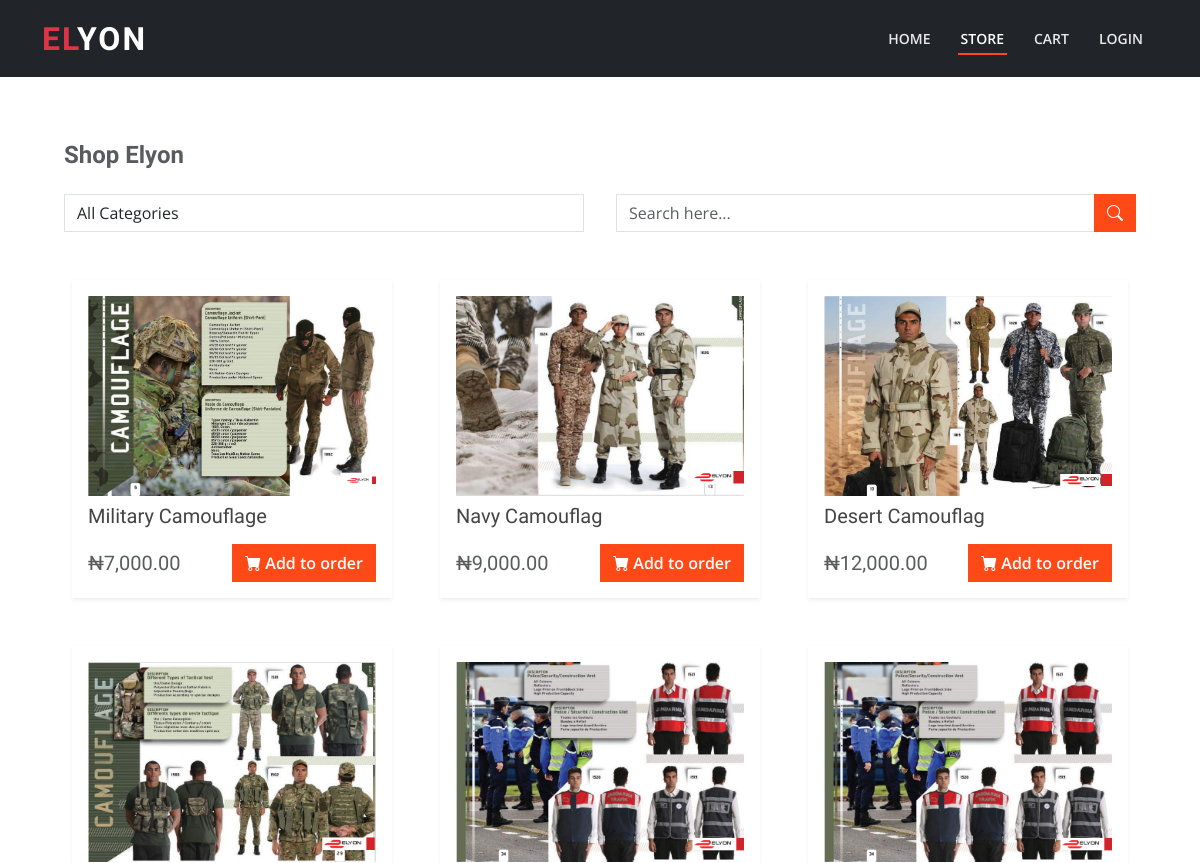
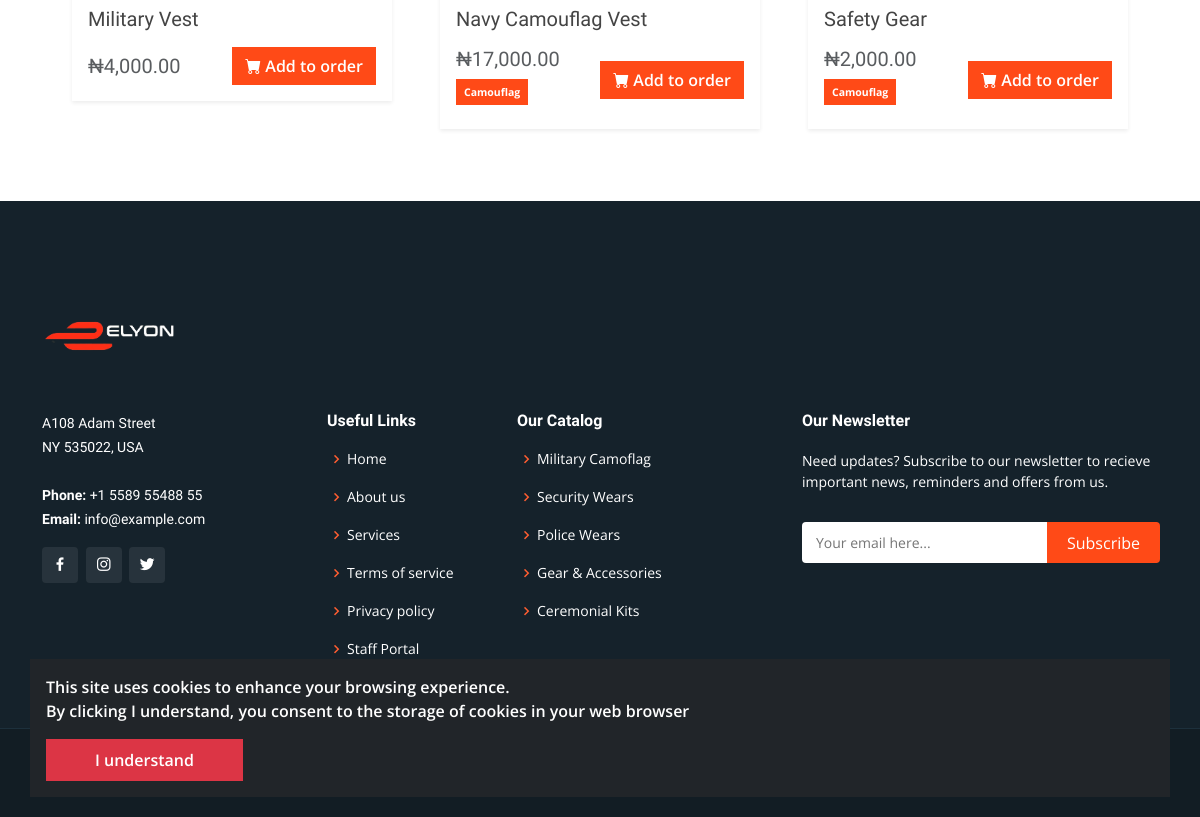
The page /store/ on the database as committed earlier (2 pictures, top to bottom).
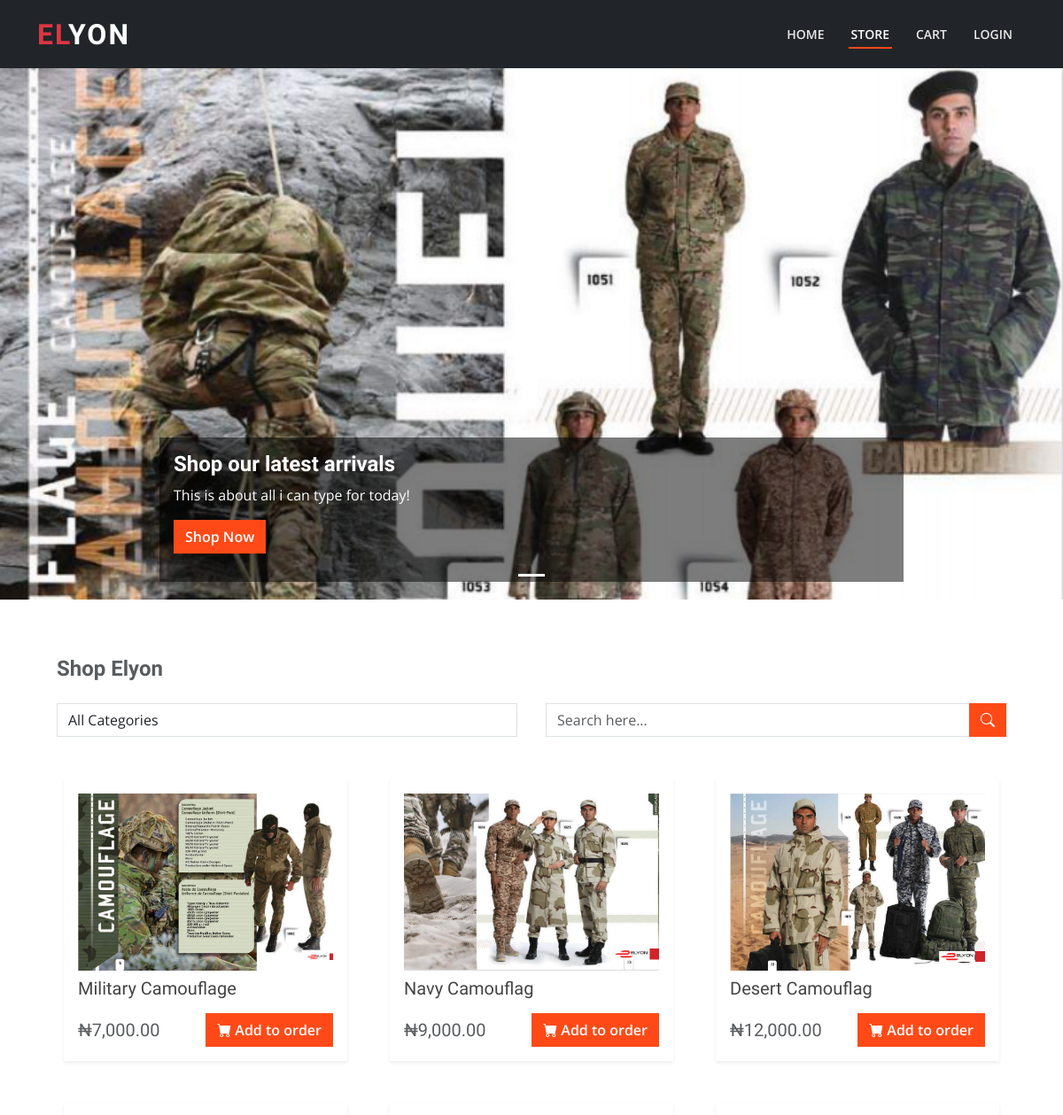
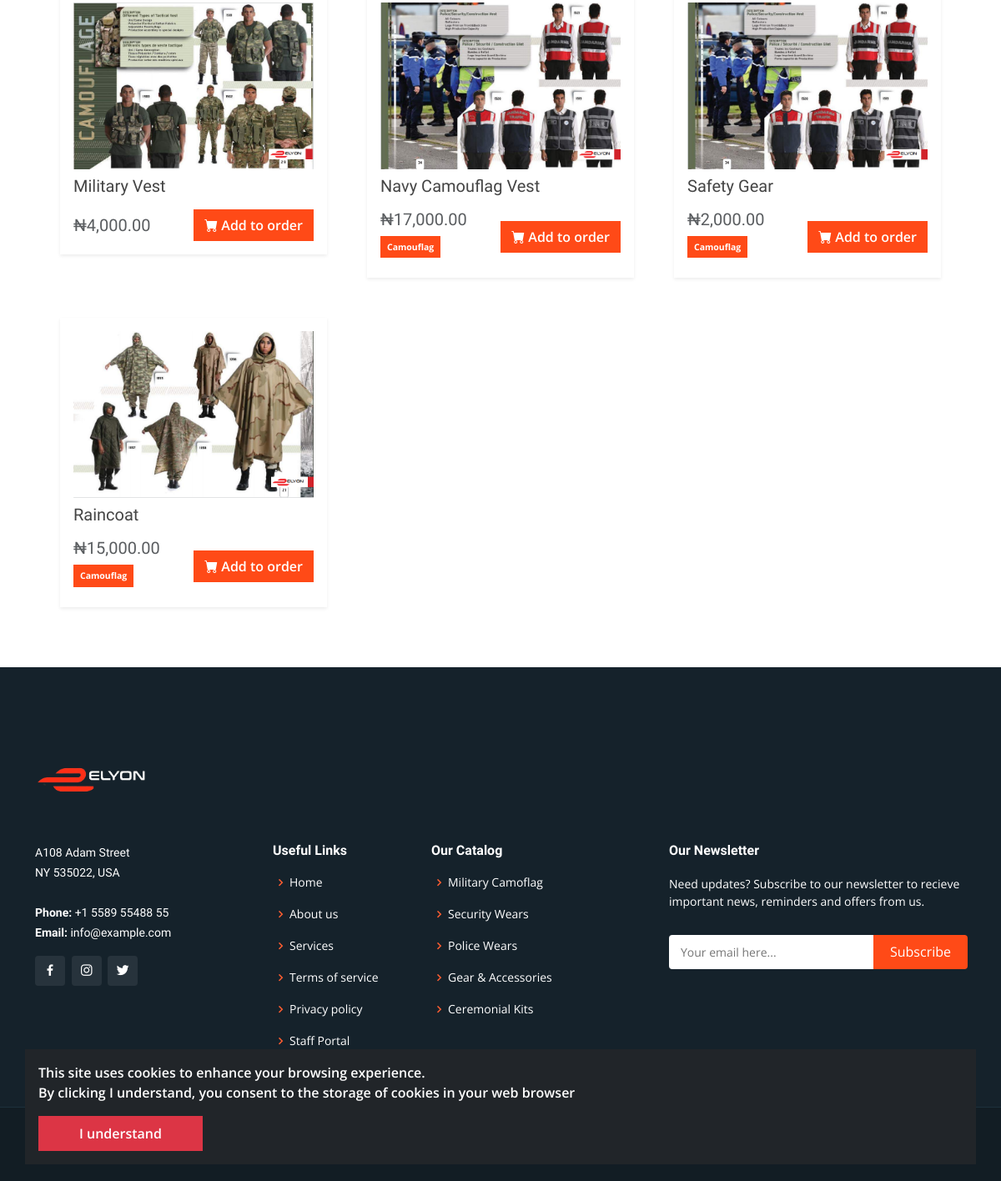
The same page on the database as committed later (2 pictures, top to bottom).
### store/models.py (models this page shows, shortened)
class Product(DbModel):
    name = models.CharField(max_length=200)
    slug = models.SlugField(max_length=200, blank=True, null=True)
    description = models.TextField(blank=True, null=True)
    price_per_piece = models.DecimalField(max_digits=1000, decimal_places=2)
    price_per_bundle = models.DecimalField(max_digits=1000, decimal_places=2, blank=True, null=True)
    receivable = models.ForeignKey("core.Receivable", on_delete=models.CASCADE, related_name='parent')
    images = models.ManyToManyField("core.File", blank=True)
    category = models.ForeignKey("Category", on_delete=models.CASCADE, blank=True, null=True)
    tags = models.ManyToManyField("Tag",  blank=True, related_name='tags')
    @property
    def image(self):
        return self.images.first()

class Category(DbModel):
    name = models.CharField(max_length=200)
    def __str__(self) -> str:
        return self.name

### core/models.py (models this page shows)
class DbModel(models.Model):
    date_created = models.DateTimeField(auto_now=True)
    class Meta:
        abstract = True

class File(DbModel):
    name = models.CharField(max_length=200, blank=True, null=True)
    file = models.ImageField(upload_to='images/')
    file_type = models.CharField(max_length=20, default='image', choices=FILE_TYPES)

### website/models.py (models this page shows, shortened)
class CarouselItem(models.Model):
    image = models.ForeignKey("core.File", on_delete=models.SET_NULL, blank=True, null=True)
    background_color = models.CharField(max_length=200, blank=True, null=True)
    name = models.CharField(max_length=200)
    display_title = models.CharField(max_length=200, blank=True, null=True)
    cta = models.CharField(max_length=200, blank=True, null=True)
    display_content = models.TextField(blank=True, null=True)
    url = models.URLField(blank=True, null=True)

### store/views.py (the view, shortened to what this page needs)
# urls.py: path('', store_home_view, name="home"),
def store_home_view(request):
    template = 'store/home.html'
    query = request.GET.get('query', None)
    products = Product.objects.all()
    ctx = {
        'active_nav': 'home',
        'all_products': products,
        'page_title': "Our Store",
        'searching': bool(query),
        'categories': Category.objects.all(),
        'carousel': CarouselItem.objects.all(),
        'query': query,
    }
    return render(request, template, ctx)

### core/context_processors.py (called while the page is built)
def messages(request):
    unread_messages = Message.objects.filter(read_status=False).order_by('-id')
    context = {
        'unread_messages': unread_messages,
        'unread_messages_count': unread_messages.count(),
    }
    return context

def catalog(request):
    settings = SiteSettings.objects.get(id=1)
    _catalog = settings.catalog_items.all()
    context = {
        'catalog': _catalog.order_by('-id'),
        'catalog_count': _catalog.count(),
    }
    return context

def notifications(request):
    unread_notifications = Notification.objects.filter(read_status=False).order_by('-id')
    context = {
        'unread_notifications': unread_notifications,
        'unread_notifications_count': unread_notifications.count(),
    }
    return context

### store/context_processors.py (called while the page is built)
def store_context(request):
    context = {
        'products': Product.objects.all(),
    }
    return context

### store/views.py (called while the page is built)
def generate_anonymous_user_id():
    return str(uuid.uuid4())

### website/context_processors.py (called while the page is built)
def website_context(request):
    show_cookie_consent = True
    if 'cookie-consent' in request.COOKIES:
        show_cookie_consent = False
    context = {
        'show_cookie_consent': show_cookie_consent,
    }
    return context

### templates/store/home.html (shortened to what this page needs)
{% extends "./base.html" %}
{% load static humanize %}
{% block content %}
<main id="main">
  <div id="myCarousel" class="carousel bg-secondary slide mb-6" data-bs-ride="carousel">
    <div class="carousel-indicators">
      {% for item in carousel %}
        <button type="button" data-bs-target="#myCarousel" data-bs-slide-to="{{forloop.counter0}}" class="active" aria-label="{{ item.name }}" aria-current="true"></button>
      {% endfor %}
    </div>
    <div class="carousel-inner">
      {% for item in carousel %}
        <div class="carousel-item py-5 active"
        {% if item.image %}
          style="
            background: url('{{ item.image.file.url }}');
          "
        {% else %}
          style="background: {{ item.background_color }} "
        {% endif %}
        >
          <div class="carousel-content container"">
            <div class="carousel-caption p-3 text-start" style="background: rgba(0, 0, 0, 0.51);">
              <h4 class="bold">{{ item.display_title }}</h4>
              <p class="">{{ item.display_content|default:"" }}</p>
              {% if item.url %}
                <p><a class="btn btn-md text-white rounded-0 bold bg-orange" href="{{ item.url }}">{{ item.cta  }}</a></p>
              {% endif %}
            </div>
          </div>
        </div>
      {% endfor %}
    </div>
  </div>
  <div class="py-5 px-2 px-lg-5">
    <h4 class="px-3 my-3 bold text-muted"> Shop Elyon </h4>
    <div class="row my-3 mx-0">
      <div class="col-sm-6 px-3 py-2">
        <select id="category-switch" class="form-control rounded-0">
          <option value="all"> All Categories </option>
        </select>
      </div>
      <div class="col-sm-6 px-3 py-2">
        <form method="get" class="input-group rounded-0">
          <input name="query" type="search" class="form-control rounded-0" placeholder="Search here..." />
          <button type="submit" class="btn bg-orange text-white rounded-0 input-group-btn"> <i class="bi bi-search"></i> </button>
        </form>
      </div>
    </div>
    <div class="row mx-0 justify-content-start">
      {% for product in all_products %}
        <div class="col-sm-6 col-lg-4 my-4">
          <div class="product-card small mx-auto card-body p-3 border-0 shadow-sm">
            <div class="image">
              <img src="{{ product.image.file.url }}" />
            </div>
            <div class="my-2">
              <h5> {{ product.name }} </h5>
            </div>
            <div class="mt-3 d-flex align-items-center justify-content-between">
              <div>
                <h5 class="text-muted my-0"> ₦{{ product.price_per_piece|intcomma }} </h5>
                {% if product.category %}
                  <p class="text-left my-2 badge bg-orange rounded-0 p-2"> {{ product.category|default:"" }} </p>
                {% endif %}
              </div>
              <a href="{% url 'store:product' product.slug %}" class="btn rounded-0 bg-orange text-white bold">
                <i class="bi bi-cart-fill mr-2"></i> Add to order </a>
            </div>
          </div>
        </div>
      {% endfor %}
    </div>
  </div>
</main>
{% endblock content %}

### templates/store/base.html (shortened to what this page needs)
{% extends "site/base.html" %}
{% block navbar %}
<header id="header" class="sticky-top bg-dark">
  <div class="container d-flex align-items-center justify-content-between">
    <h1 class="logo"> <a href="{% url 'website:home' %}"> <span class="text-danger">EL</span>YON </a> </h1>
    <nav id="navbar" class="navbar">
      <ul>
        <li><a class="nav-link scrollto " href="{% url 'website:home' %}"> Home </a></li>
        <li><a class="nav-link scrollto {% if active_nav == 'home' %} active {% endif %} " href="{% url 'store:home' %}"> Store </a></li>
        <li><a class="nav-link scrollto {% if active_nav == 'cart' %} active {% endif %} " href="{% url 'store:cart' %}"> Cart </a></li>
        {% if user.is_authenticated %}
        {% else %}
          <li><a class="nav-link scrollto " href="{% url 'store:login' %}"> Login </a></li>
        {% endif %}
      </ul>
    </nav>
  </div>
</header>
{% endblock navbar %}

### templates/site/base.html (shortened to what this page needs)
{% load static %}
<!DOCTYPE html>
<html lang="en">
<head>
  <link href="{% static 'site/assets/vendor/aos/aos.css'%}" rel="stylesheet">
  <link href="{% static 'site/assets/vendor/bootstrap/css/bootstrap.min.css'%}" rel="stylesheet">
  <link href="{% static 'site/assets/vendor/bootstrap-icons/bootstrap-icons.css'%}" rel="stylesheet">
  <link href="{% static 'site/assets/vendor/boxicons/css/boxicons.min.css'%}" rel="stylesheet">
  <link href="{% static 'site/assets/vendor/glightbox/css/glightbox.min.css'%}" rel="stylesheet">
  <link href="{% static 'site/assets/vendor/remixicon/remixicon.css'%}" rel="stylesheet">
  <link href="{% static 'site/assets/vendor/swiper/swiper-bundle.min.css'%}" rel="stylesheet">
  <link href="{% static 'site/assets/css/style.css'%}" rel="stylesheet">
</head>
<body>
  {% block navbar %}{% endblock navbar %}
  {% block content %}{% endblock content %}
  {% if show_cookie_consent %}
    <div class="cookie-consent">
      <div class="p-3 bg-dark container card-body text-white">
        <p class="bold"> This site uses cookies to enhance your browsing experience. <br /> By clicking I understand, you consent to the storage of cookies in your web browser </p>
        <button id="cookie-consent" class="btn btn-danger bold rounded-0 p-2 px-5 bg-md"> I understand </button>
      </div>
    </div>
  {% endif %}
  {% block footer %}
    <footer id="footer">
      <div class="footer-top">
        <div class="container">
          <div style="
              background-image: url('{% static 'elyon-logo.png' %}');
              width: 200px;
              height: 150px;
              background-size: cover;
              background-repeat: no-repeat;
              background-position-x: -40px;
            "></div>
          <div class="row">
            <div class="col-lg-3 col-md-6">
              <div class="footer-info">
                <p>
                  A108 Adam Street <br>
                  NY 535022, USA<br><br>
                  <strong>Phone:</strong> +1 5589 55488 55<br>
                  <strong>Email:</strong> info@example.com<br>
                </p>
                <div class="social-links mt-3">
                  <a href="#" class="facebook"><i class="bx bxl-facebook"></i></a>
                  <a href="#" class="instagram"><i class="bx bxl-instagram"></i></a>
                  <a href="#" class="twitter"><i class="bx bxl-twitter"></i></a>
                </div>
              </div>
            </div>
            <div class="col-lg-2 col-md-6 footer-links">
              <h4>Useful Links</h4>
              <ul>
                <li><i class="bx bx-chevron-right"></i> <a href="#">Home</a></li>
                <li><i class="bx bx-chevron-right"></i> <a href="#">About us</a></li>
                <li><i class="bx bx-chevron-right"></i> <a href="#">Services</a></li>
                <li><i class="bx bx-chevron-right"></i> <a href="#">Terms of service</a></li>
                <li><i class="bx bx-chevron-right"></i> <a href="#">Privacy policy</a></li>
                <li><i class="bx bx-chevron-right"></i> <a href="{% url 'core:home' %}"> Staff Portal </a></li>
              </ul>
            </div>
            <div class="col-lg-3 col-md-6 footer-links">
              <h4>Our Catalog</h4>
              <ul>
                <li><i class="bx bx-chevron-right"></i> <a href="#">Military Camoflag</a></li>
                <li><i class="bx bx-chevron-right"></i> <a href="#">Security Wears</a></li>
                <li><i class="bx bx-chevron-right"></i> <a href="#">Police Wears</a></li>
                <li><i class="bx bx-chevron-right"></i> <a href="#">Gear & Accessories</a></li>
                <li><i class="bx bx-chevron-right"></i> <a href="#">Ceremonial Kits</a></li>
              </ul>
            </div>
            <div class="col-lg-4 col-md-6 footer-newsletter">
              <h4>Our Newsletter</h4>
              <p>Need updates? Subscribe to our newsletter to recieve important news, reminders and offers from us.</p>
              <form action="" method="post">
                <input type="email" name="email" placeholder="Your email here...">
                <input type="submit" value="Subscribe">
              </form>
            </div>
          </div>
        </div>
      </div>
      <div class="container">
        <div class="my-2">
          &copy; Copyright {% now "Y" %} <strong><span>Elyon</span></strong>. All Rights Reserved
        </div>
        <div class="">
          Designed by <a href="https://binsoft.com/"> Binary Software Inc. </a>
        </div>
      </div>
    </footer>
  {% endblock footer %}
</body>
</html>

### static/site/assets/css/style.css (style rules this page uses)
body { font-family: "Open Sans", sans-serif; color: #444444; }
a { color: #ff4a17; text-decoration: none; }
h1, h2, h3, h4, h5, h6 { font-family: "Raleway", sans-serif; }
#header { transition: all 0.5s; z-index: 997; padding: 20px 0; }
#header .logo { font-size: 32px; margin: 0; padding: 0; line-height: 1; font-weight: 700; letter-spacing: 2px; }
#header .logo a { color: #fff; }
.navbar { padding: 0; }
.navbar ul { margin: 0; padding: 0; display: flex; list-style: none; align-items: center; }
.navbar li { position: relative; }
.navbar>ul>li { white-space: nowrap; padding: 8px 12px; }
.navbar a, .navbar a:focus { display: flex; align-items: center; position: relative; justify-content: space-between; padding: 0 3px; font-size: 14px; text-transform: uppercase; font-weight: 600; color: rgba(255, 255, 255, 0.9); white-space: nowrap; transition: 0.3s; }
.navbar>ul>li>a:before { content: ""; position: absolute; width: 100%; height: 2px; bottom: -6px; left: 0; background-color: #ff4a17; visibility: hidden; width: 0px; transition: all 0.3s ease-in-out 0s; }
.navbar a:hover:before, .navbar li:hover>a:before, .navbar .active:before { visibility: visible; width: 100%; }
.navbar a:hover, .navbar .active, .navbar .active:focus, .navbar li:hover>a { color: #fff; }
.bold { font-weight: 600; }
.cookie-consent { position: fixed; left: 0px; bottom: 2.5vh; z-index: 20000; width: 100%; }
#footer { background: #121d24; padding: 0 0 30px 0; color: #fff; font-size: 14px; }
#footer .footer-top { background: #15222b; border-bottom: 1px solid #1d303c; padding: 60px 0 30px 0; }
#footer .footer-top .footer-info { margin-bottom: 30px; }
#footer .footer-top .footer-info p { font-size: 14px; line-height: 24px; margin-bottom: 0; font-family: "Raleway", sans-serif; color: #fff; }
#footer .footer-top .social-links a { font-size: 18px; display: inline-block; background: rgba(255, 255, 255, 0.08); color: #fff; line-height: 1; padding: 8px 0; margin-right: 4px; border-radius: 4px; text-align: center; width: 36px; height: 36px; transition: 0.3s; }
#footer .footer-top h4 { font-size: 16px; font-weight: 600; color: #fff; position: relative; padding-bottom: 12px; }
#footer .footer-top .footer-links { margin-bottom: 30px; }
#footer .footer-top .footer-links ul { list-style: none; padding: 0; margin: 0; }
#footer .footer-top .footer-links ul i { padding-right: 2px; color: #ff5e31; font-size: 18px; line-height: 1; }
#footer .footer-top .footer-links ul li { padding: 10px 0; display: flex; align-items: center; }
#footer .footer-top .footer-links ul li:first-child { padding-top: 0; }
#footer .footer-top .footer-links ul a { color: #fff; transition: 0.3s; display: inline-block; line-height: 1; }
#footer .footer-top .footer-newsletter form { margin-top: 30px; background: #fff; padding: 6px 10px; position: relative; border-radius: 4px; }
#footer .footer-top .footer-newsletter form input[type=email] { border: 0; padding: 4px; width: calc(100% - 110px); }
#footer .footer-top .footer-newsletter form input[type=submit] { position: absolute; top: 0; right: -2px; bottom: 0; border: 0; background: none; font-size: 16px; padding: 0 20px; background: #ff4a17; color: #fff; transition: 0.3s; border-radius: 0 4px 4px 0; }

### templates/store/base.html (style rules this page uses)
#header { background: rgba(21, 34, 43, 0.85); }
.bg-orange { background-color: #ff4a17; }

### templates/store/home.html (style rules this page uses)
.product-card { margin-left: auto; margin-right: auto; max-width: 320px; }
.product-card .image { width: 100%; height: 200px; }
.product-card .image img { width: 100%; height: 100%; }
.carousel-item { min-height: 600px; background-repeat: no-repeat !important; background-size: cover !important; }

Rows that differ between the two databases and show on the page:
added CarouselItem: image.file (picture), display_title "Shop our latest arrivals", display_content "This is about all i can type for today!", cta "Shop Now"
added Product: image.file (picture), name "Raincoat", price_per_piece "15,000.00", category "Camouflag"
